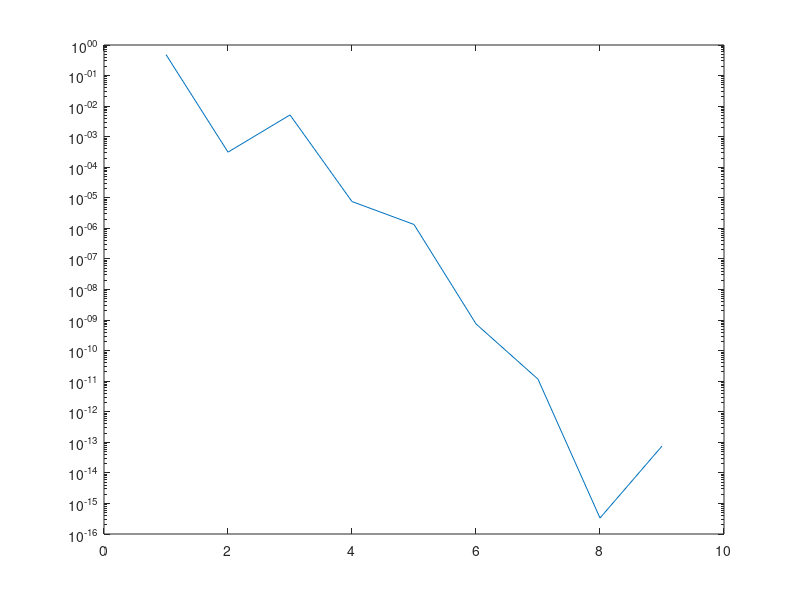

Write the MATLAB code that produced this figure.
h0=1;%设置步长
N=20;%最大外推阶数
x0=1.2;
eps=1e-15;
f1=cos(1.2);%真实结果
h=[];
R=zeros(N);
for k=0:N
    h=[h h0/(2^k)];
end
R(1,1)=(sin(x0+h(1))-sin(x0))/h(1);
for k=2:N+1
    R(k,1)=(sin(x0+h(k))-sin(x0))/h(k);
    for j=2:k
        R(k,j)=(2^(j-1)*R(k,j-1)-R(k-1,j-1))/(2^(j-1)-1);
    end
    if abs(R(k,k)-R(k-1,k-1))<eps
        break
    end
end
R
f1_pred=[];
for i=1:k-1
    f1_pred=[f1_pred R(i,i)];
end
f1_pred %打印估算值
err=abs(f1_pred-f1) %打印误差
n=1:k-1;
figure
semilogy(n,err)